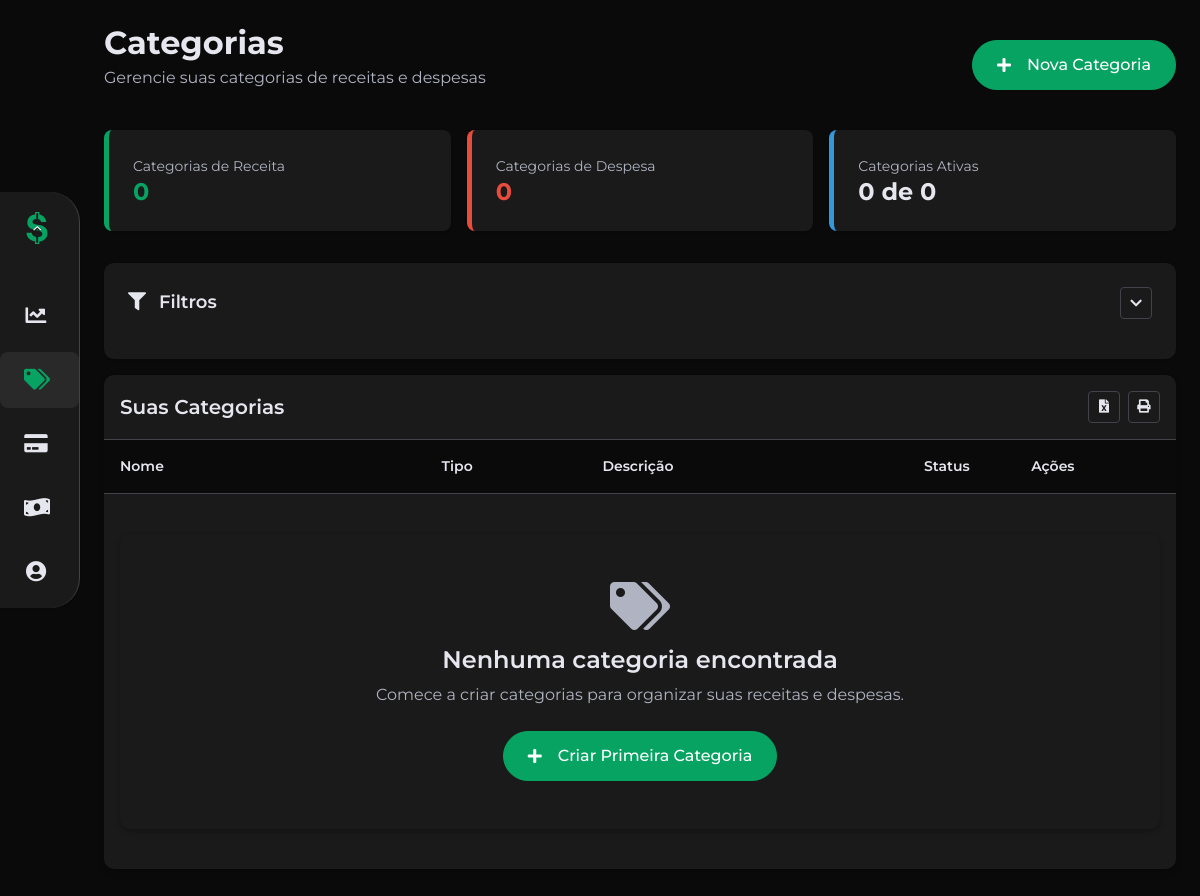
The app's page /pages/categorias.php (signed in), older data.
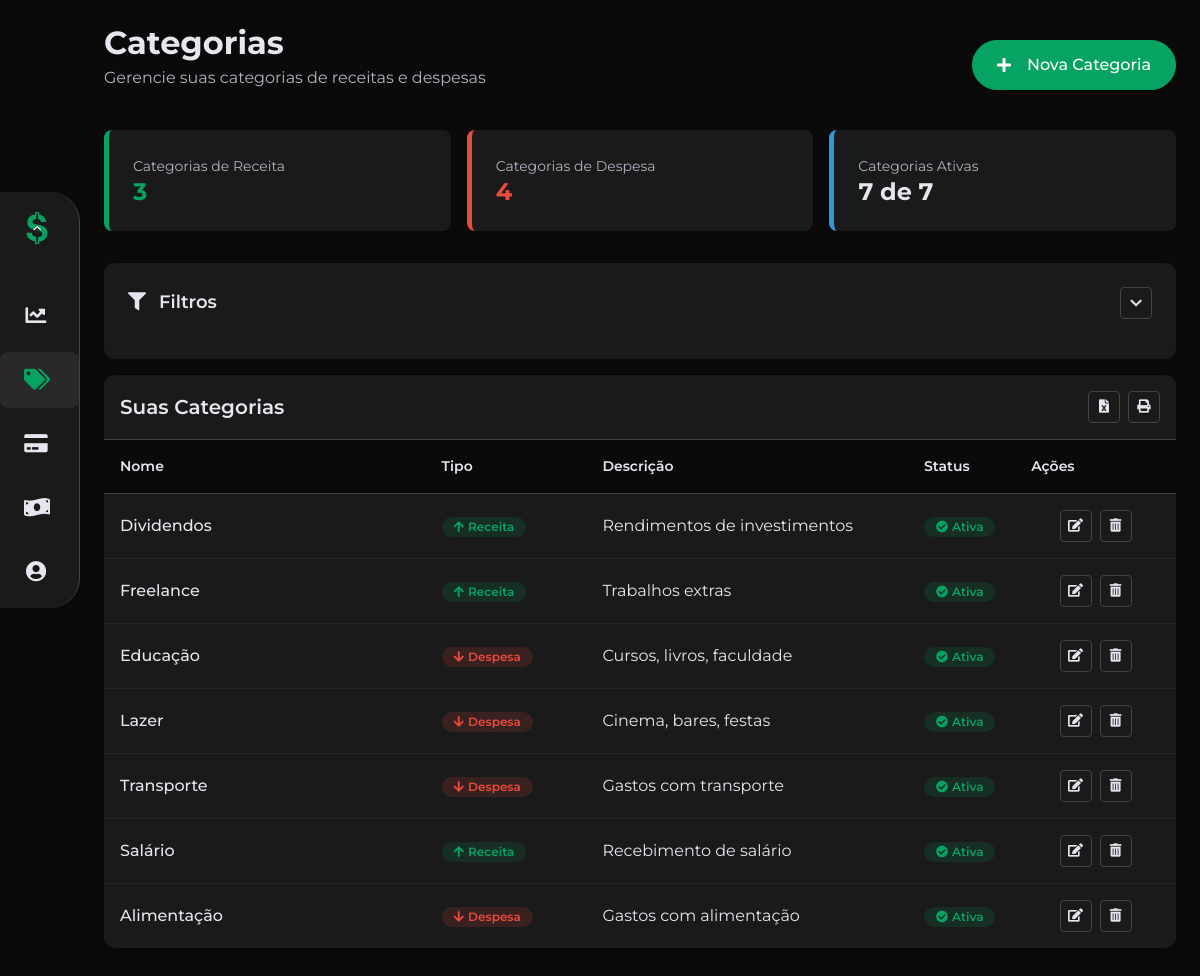
The same page, newer data.
### tables this page shows
CREATE TABLE CATEGORIA (
    ID_Categoria INT AUTO_INCREMENT PRIMARY KEY,
    Nome VARCHAR(100) NOT NULL,
    Tipo ENUM('Despesa', 'Receita') NOT NULL,
    Descricao TEXT,
    Ativa BOOLEAN NOT NULL DEFAULT TRUE,
    ID_CategoriaPai INT,
    ID_Usuario INT NOT NULL,
    CONSTRAINT FK_Categoria_CategoriaPai FOREIGN KEY (ID_CategoriaPai) 
        REFERENCES CATEGORIA(ID_Categoria) ON DELETE SET NULL,
    CONSTRAINT FK_Categoria_Usuario FOREIGN KEY (ID_Usuario) 
        REFERENCES USUARIO(ID_Usuario) ON DELETE CASCADE
);

### pages/categorias/funcoes.php (called while the page is built, shortened)
<?php
require_once dirname(__FILE__, 3) . "/conexao.php";
function obterCategorias() {
    global $conn;
    $idUsuario = $_SESSION['id_usuario'];
    $sql = "SELECT * FROM CATEGORIA WHERE ID_Usuario = ? ORDER BY Ativa DESC, ID_Categoria DESC";
    $stmt = $conn->prepare($sql);
    $stmt->bind_param("i", $idUsuario);
    $stmt->execute();
    $result = $stmt->get_result();
    $categorias = array();
    if ($result && $result->num_rows > 0) {
        while ($row = $result->fetch_assoc()) {
            $categorias[] = $row;
        }
    }
    return $categorias;
}
?>

### pages/categorias.php (the view, shortened to what this page needs)
<?php
require_once 'header.php';
require_once 'sidebar.php';
require_once 'categorias/funcoes.php';
require_once 'categorias/modal/modal.php';
$categorias = obterCategorias();
?>
<div class="content">
    <div class="mb-6">
        <div class="flex items-center justify-between mb-4">
            <div>
                <h2 class="text-2xl font-bold mb-1">Categorias</h2>
                <p class="text-muted">Gerencie suas categorias de receitas e despesas</p>
            </div>
            <button class="btn btn-primary btn-icon" data-toggle="modal" data-target="#categoriaModal" data-modal-open="#categoriaModal">
                <i class="fas fa-plus me-2"></i>
                Nova Categoria
            </button>
        </div>
        <div class="d-flex justify-between gap-4 mt-5">
            <?php
            $totalCategorias = count($categorias);
            $categoriasReceita = 0;
            $categoriasDespesa = 0;
            $categoriasAtivas = 0;
            foreach ($categorias as $categoria) {
                if ($categoria['Tipo'] == 'Receita') {
                    $categoriasReceita++;
                } else {
                    $categoriasDespesa++;
                }
                if ($categoria['Ativa'] == 1) {
                    $categoriasAtivas++;
                }
            }
            ?>
            <div class="summary-card income fade-in animation-delay-100 w-full">
                <span class="summary-label">Categorias de Receita</span>
                <div class="d-flex justify-between items-center">
                    <h3 class="summary-value income"><?php echo $categoriasReceita; ?></h3>
                </div>
            </div>
            <div class="summary-card expense fade-in animation-delay-200 w-full">
                <span class="summary-label">Categorias de Despesa</span>
                <div class="d-flex justify-between items-center">
                    <h3 class="summary-value expense"><?php echo $categoriasDespesa; ?></h3>
                </div>
            </div>
            <div class="summary-card balance fade-in animation-delay-300 w-full">
                <span class="summary-label">Categorias Ativas</span>
                <div class="d-flex justify-between items-center">
                    <h3 class="summary-value"><?php echo $categoriasAtivas; ?> de <?php echo $totalCategorias; ?></h3>
                </div>
            </div>
        </div>
    </div>
    <div class="filter-container slide-in-left mb-4">
        <div class="filter-header">
            <h3 class="filter-title">
                <i class="fas fa-filter me-2"></i> Filtros
            </h3>
            <button class="btn-action" id="toggleFilter">
                <i class="fas fa-chevron-down"></i>
            </button>
        </div>
    </div>
    <div class="transaction-table-container fade-in-up">
        <div class="p-4 flex justify-between items-center border-bottom">
            <h4 class="font-semibold m-0">Suas Categorias</h4>
            <div class="flex gap-2">
                <button class="btn-action" title="Exportar para Excel">
                    <i class="fas fa-file-excel"></i>
                </button>
                <button class="btn-action" title="Imprimir">
                    <i class="fas fa-print"></i>
                </button>
            </div>
        </div>
        <table class="transaction-table">
            <thead>
                <tr>
                    <th width="30%">Nome</th>
                    <th width="15%">Tipo</th>
                    <th width="30%">Descrição</th>
                    <th width="10%">Status</th>
                    <th width="15%" class="text-center">Ações</th>
                </tr>
            </thead>
            <tbody id="tabelaCategorias">
                <?php
                if (empty($categorias)) {
                    echo '<tr><td colspan="5">';
                    echo '<div class="empty-state my-5">';
                    echo '<i class="fas fa-tags empty-state__icon"></i>';
                    echo '<h3 class="empty-state__title">Nenhuma categoria encontrada</h3>';
                    echo '<p class="empty-state__description">Comece a criar categorias para organizar suas receitas e despesas.</p>';
                    echo '<button class="btn btn-primary btn-icon" data-toggle="modal" data-target="#categoriaModal" data-modal-open="#categoriaModal">';
                    echo '<i class="fas fa-plus me-2"></i> Criar Primeira Categoria';
                    echo '</button>';
                    echo '</div>';
                    echo '</td></tr>';
                } else {
                    $delay = 100;
                    foreach ($categorias as $categoria) {
                        $tipoBadgeClass = $categoria['Tipo'] === 'Receita' ? 'badge-income' : 'badge-expense';
                        $tipoIcone = $categoria['Tipo'] === 'Receita' ? 'fa-arrow-up' : 'fa-arrow-down';
                        $statusBadgeClass = $categoria['Ativa'] ? 'badge-success' : 'badge-canceled';
                        $statusTexto = $categoria['Ativa'] ? 'Ativa' : 'Inativa';
                        $statusIcone = $categoria['Ativa'] ? 'fa-check-circle' : 'fa-times-circle';
                        echo "<tr class='fade-in-up' style='animation-delay: {$delay}ms'>";
                        echo "<td class='font-medium'>" . htmlspecialchars($categoria['Nome']) . "</td>";
                        echo "<td><span class='badge {$tipoBadgeClass}'>" .
                            "<i class='fas {$tipoIcone} me-1'></i>" .
                            htmlspecialchars($categoria['Tipo']) . "</span></td>";
                        $descricao = !empty($categoria['Descricao']) ? $categoria['Descricao'] : '-';
                        echo "<td>" . htmlspecialchars($descricao) . "</td>";
                        echo "<td><span class='badge {$statusBadgeClass}'>" .
                            "<i class='fas {$statusIcone} me-1'></i>" .
                            $statusTexto . "</span></td>";
                        echo "<td>";
                        echo "<div class='flex justify-center gap-2'>";
                        echo "<button class='btn-action edit' title='Editar' data-toggle='modal' data-target='#editarCategoriaModal' data-modal-open='#editarCategoriaModal'
                               data-id='" . $categoria['ID_Categoria'] . "'
                               data-nome='" . htmlspecialchars($categoria['Nome']) . "'
                               data-tipo='" . $categoria['Tipo'] . "'
                               data-descricao='" . htmlspecialchars($categoria['Descricao']) . "'
                               data-status='" . $categoria['Ativa'] . "'>
                              <i class='fas fa-edit'></i>
                              </button>";
                        echo "<button class='btn-action delete' title='Excluir' data-toggle='modal' data-target='#excluirCategoriaModal' data-modal-open='#excluirCategoriaModal'
                               data-id='" . $categoria['ID_Categoria'] . "'
                               data-nome='" . htmlspecialchars($categoria['Nome']) . "'>
                              <i class='fas fa-trash-alt'></i>
                              </button>";
                        echo "</div>";
                        echo "</td>";
                        echo "</tr>";
                        $delay += 50;
                    }
                }
                ?>
            </tbody>
        </table>
    </div>
</div>
<?php require_once 'footer.php'; ?>

### pages/header.php (shortened to what this page needs)
<!DOCTYPE html>
<html lang="pt-br">
<head>
	<link rel="stylesheet" href="https://cdn.jsdelivr.net/npm/bootstrap-icons@1.11.3/font/bootstrap-icons.min.css">
	<link rel="stylesheet" href="https://cdnjs.cloudflare.com/ajax/libs/font-awesome/5.15.4/css/all.min.css">
    <link rel="stylesheet" href="../css/style.css">
	<link rel="stylesheet" href="sidebar/sidebar.css">
</head>

### pages/sidebar.php (shortened to what this page needs)
<?php
$documento = pathinfo(basename($_SERVER['REQUEST_URI']), PATHINFO_FILENAME);
?>
<div class="d-flex">
  <div class="sidebar-container">
    <aside id="sidebar" class="sidebar sidebar-fixed sidebar-collapsed">
      <div class="sidebar-header">
        <h3 class="sidebar-brand">
          <img src="../logo/icone.svg" alt="Fn-Cash" class="sidebar-logo-icone">
        </h3>
      </div>
      <ul class="sidebar-nav">
        <li class="sidebar-nav-item">
          <a href="dashboard.php" class="sidebar-nav-link <?php if ($documento == 'dashboard') echo 'active'; ?>" title="Dashboard">
            <i class="sidebar-nav-icon fas fa-chart-line"></i>
          </a>
        </li>
        <li class="sidebar-nav-item">
          <a href="categorias.php" class="sidebar-nav-link <?php if ($documento == 'categorias') echo 'active'; ?>" title="Categorias">
            <i class="sidebar-nav-icon fas fa-tags"></i>
          </a>
        </li>
        <li class="sidebar-nav-item">
          <a href="contas.php" class="sidebar-nav-link <?php if ($documento == 'contas') echo 'active'; ?>" title="Contas">
            <i class="sidebar-nav-icon fas fa-credit-card"></i>
          </a>
        </li>
        <li class="sidebar-nav-item">
          <a href="transacoes.php" class="sidebar-nav-link <?php if ($documento == 'transacoes') echo 'active'; ?>" title="Transações">
            <i class="sidebar-nav-icon fas fa-money-bill-wave"></i>
          </a>
        </li>
        <li class="sidebar-nav-item">
          <a href="perfil.php" class="sidebar-nav-link <?php if ($documento == 'perfil') echo 'active'; ?>" title="Perfil">
            <i class="sidebar-nav-icon fas fa-user-circle"></i>
          </a>
        </li>
      </ul>
    </aside>
  </div>
  <main id="main-content" class="main-content transition">

### pages/categorias/modal/modal.php (shortened to what this page needs)
<link rel="stylesheet" href="categorias/modal/modal.css">

### pages/footer.php (shortened to what this page needs)
</main>
</body>
</html>

### pages/sidebar/sidebar.css (style rules this page uses)
.main-content { width: 100%; padding: var(--spacing-5); transition: margin var(--transition-duration-normal) var(--transition-timing); margin-left: 260px; }
.sidebar-container { position: fixed; left: 0; top: 0; height: 100vh; display: flex; align-items: center; z-index: var(--z-index-fixed); }
.sidebar { width: 210px; min-width: 80px; background: var(--color-surface); border-right: 1px solid var(--color-border); height: 100vh; position: relative; left: auto; top: auto; z-index: var(--z-index-fixed); transition: width var(--transition-duration-normal) var(--transition-timing), box-shadow var(--transition-duration-normal) var(--transition-timing); box-shadow: var(--shadow-sm); display: flex; flex-direction: column; height: auto; border-radius: 0 30px 30px 0; overflow: hidden; }
.sidebar.sidebar-collapsed { width: 80px; transform: translateX(0); }
.sidebar.sidebar-collapsed .nav-text, .sidebar.sidebar-collapsed .sidebar-brand img { opacity: 0; pointer-events: none; transition: opacity var(--transition-duration-normal) var(--transition-timing); }
.sidebar-header { display: flex; align-items: center; justify-content: space-between; padding: var(--spacing-4); position: relative; }
.sidebar-brand { display: flex; align-items: center; width: 100%; height: 40px; }
.sidebar-logo-icone { display: none; height: 32px; width: 32px; margin: 0; padding: 0; transition: all var(--transition-duration-normal) var(--transition-timing); position: absolute; left: 21px; }
.sidebar.sidebar-collapsed .sidebar-brand { justify-content: center; padding: var(--spacing-4) 0; }
.sidebar-nav-link.active, .sidebar-nav-link:hover { background: #292929; color: var(--color-primary-500); }
.sidebar-nav-link.active .sidebar-nav-icon, .sidebar-nav-link:hover .sidebar-nav-icon { color: var(--color-primary-500) !important; }
.sidebar-nav { flex: 1; display: flex; flex-direction: column; gap: var(--spacing-2); padding: var(--spacing-2) 0; }
.sidebar-nav-item { width: 100%; }
.sidebar-nav-link { display: flex; align-items: center; gap: var(--spacing-3); padding: var(--spacing-4) var(--spacing-5); color: var(--color-text); border-radius: var(--border-radius-md); transition: background var(--transition-duration-fast) var(--transition-timing), color var(--transition-duration-fast) var(--transition-timing); font-weight: 500; }
.sidebar-nav-icon { font-size: 1.3rem; min-width: 24px; text-align: center; }
.main-content { margin-left: 260px; transition: margin-left var(--transition-duration-normal) var(--transition-timing); }
.sidebar-logo-icone { display: none; height: 32px; width: 32px; transition: all var(--transition-duration-normal) var(--transition-timing); }
.sidebar.sidebar-collapsed .sidebar-logo-icone { display: block; margin: 0 auto; padding-left: 0; opacity: 1 !important; }
.sidebar-brand { display: flex; align-items: center; justify-content: flex-start; width: 100%; }
.sidebar.sidebar-collapsed .sidebar-brand { justify-content: center; padding: 0; }

### pages/categorias/modal/modal.php (style rules this page uses)
:root { --base-clr: #0a0a0a; --line-clr: #42434a; --hover-clr: #053F27; --text-clr: #e6e6ef; --accent-clr: #07A362; --secondary-text-clr: #b0b3c1; --background-clr: #f5f5f5; --input-bg-clr: #f5f5f5; --box-shadow-clr: rgba(10, 10, 10, 0.5); --hover-overlay-clr: rgba(10, 10, 10, 0.2); }

Row changes from the older to the newer data that the page shows:
added categoria: Nome "Dividendos", Tipo "Receita", Descricao "Rendimentos de investimentos", Ativa "Ativa"
added categoria: Nome "Freelance", Tipo "Receita", Descricao "Trabalhos extras", Ativa "Ativa"
added categoria: Nome "Educação", Tipo "Despesa", Descricao "Cursos, livros, faculdade", Ativa "Ativa"
added categoria: Nome "Lazer", Tipo "Despesa", Descricao "Cinema, bares, festas", Ativa "Ativa"
added categoria: Nome "Transporte", Tipo "Despesa", Descricao "Gastos com transporte", Ativa "Ativa"
added categoria: Nome "Salário", Tipo "Receita", Descricao "Recebimento de salário", Ativa "Ativa"
added categoria: Nome "Alimentação", Tipo "Despesa", Descricao "Gastos com alimentação", Ativa "Ativa"
Text that changed along with them:
$categoriasReceita: "0" → "3"
$categoriasDespesa: "0" → "4"
$categoriasAtivas: "0" → "7"
$totalCategorias: "0" → "7"
text no longer shown: "Nenhuma categoria encontrada Comece a criar categorias para organizar suas receitas e despesas. Criar Primeira Categoria"
